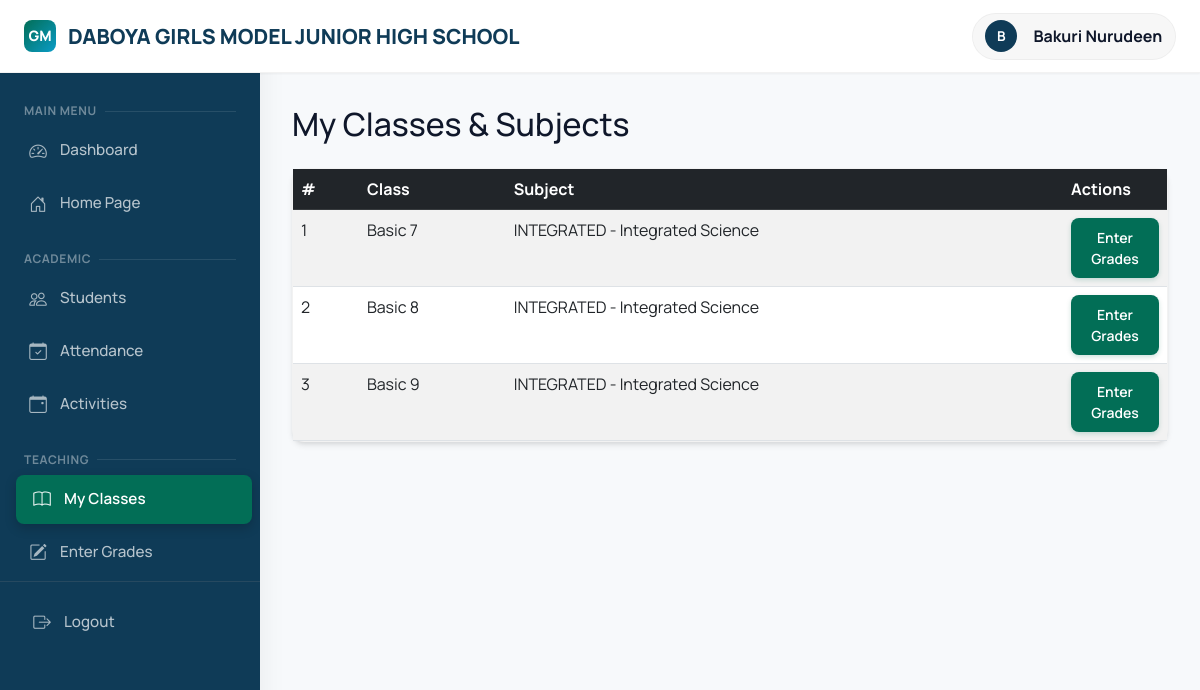
The app's page /teachers/my-classes/ (signed in) with its own data.
### academics/models.py (models this page shows, shortened)
class SchoolInfo(models.Model):
    name = models.CharField(max_length=200, default="Daboya Girls Model JHS")
    address = models.TextField(default="P.O. Box 6, Daboya, North Gonja District")
    phone = models.CharField(max_length=50, default="024-0852910")
    email = models.EmailField(default="info@daboyagirlsmodel.edu.gh")
    motto = models.CharField(max_length=200, default="Success, Our Concern")
    logo = models.ImageField(upload_to='school_logo/', null=True, blank=True)
    class Meta:
        verbose_name_plural = "School Information"

class ClassSubject(models.Model):
    class_name = models.ForeignKey(Class, on_delete=models.CASCADE)
    subject = models.ForeignKey(Subject, on_delete=models.CASCADE)
    teacher = models.ForeignKey('teachers.Teacher', on_delete=models.SET_NULL, null=True)
    class Meta:
        unique_together = ['class_name', 'subject']

class Class(models.Model):
    name = models.CharField(max_length=50)  # e.g., "Grade 10A", "Grade 9B"
    academic_year = models.ForeignKey(AcademicYear, on_delete=models.CASCADE)
    class_teacher = models.ForeignKey('teachers.Teacher', on_delete=models.SET_NULL,
                                     null=True, blank=True, related_name='managed_classes')
    def __str__(self):
        return f"{self.name}"
    class Meta:
        verbose_name_plural = "Classes"
        unique_together = ['name', 'academic_year']

class Subject(models.Model):
    name = models.CharField(max_length=100)
    code = models.CharField(max_length=20, unique=True)
    description = models.TextField(blank=True)
    def __str__(self):
        return f"{self.code} - {self.name}"

### accounts/models.py (models this page shows, shortened)
class User(AbstractUser):
    USER_TYPES = (
        ('admin', 'Admin'),
        ('teacher', 'Teacher'),
        ('student', 'Student'),
        ('parent', 'Parent'),
    )
    user_type = models.CharField(max_length=10, choices=USER_TYPES)
    phone = models.CharField(max_length=15, blank=True)
    address = models.TextField(blank=True)
    profile_picture = models.ImageField(upload_to='profiles/', null=True, blank=True)

### teachers/views.py (the view)
# urls.py: path('my-classes/', views.teacher_classes, name='my_classes'),
@login_required
def teacher_classes(request):
    if request.user.user_type != 'teacher':
        messages.error(request, 'Access denied')
        return redirect('dashboard')
    teacher = Teacher.objects.get(user=request.user)
    class_subjects = ClassSubject.objects.filter(teacher=teacher).select_related(
        'class_name', 'subject'
    )
    return render(request, 'teachers/my_classes.html', {'class_subjects': class_subjects})

### academics/context_processors.py (called while the page is built)
def school_info(request):
    try:
        info = SchoolInfo.objects.first()
    except:
        info = None
    if not info:
        return {
            'school_name': "Daboya Girls Model JHS",
            'school_address': "P.O. Box 6, Daboya, North Gonja District",
            'school_motto': "Success, Our Concern",
        }
    return {
        'school_name': info.name,
        'school_address': info.address,
        'school_phone': info.phone,
        'school_email': info.email,
        'school_motto': info.motto,
        'school_logo': info.logo,
        'school_object': info
    }

### templates/teachers/my_classes.html
{% extends 'base.html' %}
{% block content %}
<h2 class="mb-4">My Classes & Subjects</h2>
{% if class_subjects %}
<div class="card">
  <div class="card-body p-0">
    <div class="table-responsive">
      <table class="table table-striped mb-0">
        <thead class="table-dark">
          <tr>
            <th scope="col">#</th>
            <th scope="col">Class</th>
            <th scope="col">Subject</th>
            <th scope="col" style="width: 1%; white-space: nowrap;">Actions</th>
          </tr>
        </thead>
        <tbody>
          {% for cs in class_subjects %}
          <tr>
            <td>{{ forloop.counter }}</td>
            <td>{{ cs.class_name }}</td>
            <td>{{ cs.subject }}</td>
            <td>
              <a class="btn btn-sm btn-primary" href="{% url 'teachers:enter_grades' %}?class_id={{ cs.class_name.id }}&subject_id={{ cs.subject.id }}">
                Enter Grades
              </a>
            </td>
          </tr>
          {% endfor %}
        </tbody>
      </table>
    </div>
  </div>
</div>
{% else %}
<div class="alert alert-info">No class assignments found.</div>
{% endif %}
{% endblock %}

### templates/base.html (shortened to what this page needs)
{% load static %}
<!DOCTYPE html>
<html lang="en">
<head>
    <link href="https://cdn.jsdelivr.net/npm/bootstrap@5.3.0/dist/css/bootstrap.min.css" rel="stylesheet">
    <link rel="stylesheet" href="https://cdn.jsdelivr.net/npm/bootstrap-icons@1.11.0/font/bootstrap-icons.css">
    <link rel="stylesheet" href="{% static 'css/loader.css' %}">
</head>
<body>
    {% if user.is_authenticated %}
    <div class="main-container">
        <header class="header">
            <div class="container-fluid px-4">
                <div class="d-flex justify-content-between align-items-center">
                    <div class="navbar-brand">
                        <div class="header-brand-icon">
                            {% if school_logo %}
                                <img src="{{ school_logo.url }}" alt="Logo" style="width: 100%; height: 100%; object-fit: cover; border-radius: 8px;">
                            {% else %}
                                GM
                            {% endif %}
                        </div>
                        <span>{{ school_name|default:"Girls Model JHS" }}</span>
                    </div>
                    <div>
                        <a href="{% url 'dashboard' %}" class="user-info">
                            <div class="user-avatar">
                                {{ user.get_full_name|first|upper }}
                            </div>
                            <div class="d-none d-md-block fs-6 fw-bold ps-1">
                                {{ user.get_full_name }}
                            </div>
                        </a>
                    </div>
                </div>
            </div>
        </header>
        <nav class="sidebar" id="sidebar">
            <h4 class="mb-2">Main Menu</h4>
            <div class="nav-item">
                <a href="{% url 'dashboard' %}" class="nav-link {% if request.resolver_match.url_name == 'dashboard' %}active{% endif %}">
                    <i class="bi bi-speedometer2"></i>
                    <span>Dashboard</span>
                </a>
            </div>
            <div class="nav-item">
                <a href="{% url 'home' %}" class="nav-link {% if request.resolver_match.url_name == 'home' %}active{% endif %}">
                    <i class="bi bi-house-door"></i>
                    <span>Home Page</span>
                </a>
            </div>
            {% if user.user_type == 'admin' or user.user_type == 'teacher' %}
            <h4 class="mb-2 mt-4">Academic</h4>
            <div class="nav-item">
                <a href="{% url 'students:student_list' %}" class="nav-link {% if request.resolver_match.url_name == 'student_list' %}active{% endif %}">
                    <i class="bi bi-people"></i>
                    <span>Students</span>
                </a>
            </div>
            <div class="nav-item">
                <a href="{% url 'students:mark_attendance' %}" class="nav-link {% if request.resolver_match.url_name == 'mark_attendance' %}active{% endif %}">
                    <i class="bi bi-calendar-check"></i>
                    <span>Attendance</span>
                </a>
            </div>
            <div class="nav-item">
                <a href="{% url 'academics:manage_activities' %}" class="nav-link {% if request.resolver_match.url_name == 'manage_activities' %}active{% endif %}">
                    <i class="bi bi-calendar-event"></i>
                    <span>Activities</span>
                </a>
            </div>
            {% endif %}
            {% if user.user_type == 'teacher' %}
            <h4 class="mb-2 mt-4">Teaching</h4>
            <div class="nav-item">
                <a href="{% url 'teachers:my_classes' %}" class="nav-link {% if request.resolver_match.url_name == 'my_classes' %}active{% endif %}">
                    <i class="bi bi-book"></i>
                    <span>My Classes</span>
                </a>
            </div>
            <div class="nav-item">
                <a href="{% url 'teachers:enter_grades' %}" class="nav-link {% if request.resolver_match.url_name == 'enter_grades' %}active{% endif %}">
                    <i class="bi bi-pencil-square"></i>
                    <span>Enter Grades</span>
                </a>
            </div>
            {% endif %}
            <div class="mt-auto p-3 border-top border-secondary border-opacity-25">
                <a href="{% url 'logout' %}" class="nav-link text-danger-emphasis">
                    <i class="bi bi-box-arrow-right"></i>
                    <span>Logout</span>
                </a>
            </div>
        </nav>
        <main class="main-content" id="mainContent">
            {% block content %}
            {% endblock %}
        </main>
    </div>
    <div class="position-fixed top-0 end-0 p-3" style="z-index: 1200; width: 320px;" id="toastContainer"></div>
    {% else %}
    {% block login_content %}
    {% endblock %}
    {% endif %}
</body>
</html>

### templates/base.html (style rules this page uses)
:root { --primary-dark: #0f3b57; --primary-teal: #026e56; --primary-light: #e6fcf5; --accent-blue: #0b9cc7; --secondary-color: #0b9cc7; --accent-color: #026e56; --text-main: #0f172a; --text-muted: #64748b; --surface-light: #f7f9fb; --surface-white: #ffffff; --sidebar-width: 260px; --sidebar-collapsed-width: 70px; --card-shadow: 0 4px 6px -1px rgba(0, 0, 0, 0.1), 0 2px 4px -1px rgba(0, 0, 0, 0.06); --gradient-strong: linear-gradient(135deg, var(--primary-dark) 0%, var(--primary-teal) 100%); }
* { box-sizing: border-box; }
body { font-family: 'Manrope', 'Segoe UI', Tahoma, Geneva, Verdana, sans-serif; background: var(--surface-light); color: var(--text-main); min-height: 100vh; margin: 0; }
.main-container { min-height: 100vh; display: flex; flex-direction: column; }
.header { background: #fff; color: var(--text-main); padding: 0.8rem 0; box-shadow: 0 1px 2px rgba(0,0,0,0.05); position: sticky; top: 0; z-index: 1000; border-bottom: 1px solid rgba(0,0,0,0.05); }
.header .navbar-brand { font-weight: 800; font-size: 1.3rem; color: var(--primary-dark) !important; display: flex; align-items: center; gap: 0.75rem; }
.header-brand-icon { width: 32px; height: 32px; background: linear-gradient(135deg, var(--primary-teal), var(--accent-blue)); color: #fff; border-radius: 8px; display: flex; align-items: center; justify-content: center; font-size: 0.9rem; }
.user-info { display: flex; align-items: center; gap: 0.75rem; padding: 0.4rem 0.8rem; background: rgba(0,0,0,0.03); border-radius: 99px; color: var(--text-main); text-decoration: none; transition: all 0.2s ease; border: 1px solid rgba(0,0,0,0.04); }
.user-avatar { width: 32px; height: 32px; border-radius: 50%; background: var(--primary-dark); color: #fff; display: flex; align-items: center; justify-content: center; font-weight: 700; font-size: 0.85rem; }
.sidebar { width: var(--sidebar-width); background: var(--primary-dark); color: rgba(255,255,255,0.8); min-height: 100vh; position: fixed; left: 0; top: 0; z-index: 999; box-shadow: 4px 0 24px rgba(0,0,0,0.05); transition: all 0.3s cubic-bezier(0.4, 0, 0.2, 1); overflow-y: auto; padding-top: 80px; }
.sidebar h4 { font-size: 0.75rem; text-transform: uppercase; letter-spacing: 0.05em; font-weight: 700; margin: 1.5rem 1.5rem 0.75rem; color: rgba(255,255,255,0.4); display: flex; align-items: center; gap: 8px; }
.sidebar h4::after { content: ''; flex-grow: 1; height: 1px; background: rgba(255,255,255,0.1); }
.nav-item { margin: 4px 12px; }
.nav-link { color: rgba(255,255,255,0.7) !important; padding: 0.7rem 1rem !important; border-radius: 8px !important; display: flex !important; align-items: center !important; gap: 12px !important; text-decoration: none !important; transition: all 0.2s ease !important; font-weight: 500 !important; font-size: 0.95rem; }
.nav-link:hover, .nav-link.active { background: rgba(255,255,255,0.1) !important; color: #fff !important; transform: translateX(4px); }
.nav-link.active { background: var(--primary-teal) !important; box-shadow: 0 4px 12px rgba(0,0,0,0.2); font-weight: 600 !important; }
.nav-link i { font-size: 1.1rem; width: 20px; text-align: center; opacity: 0.9; }
.main-content { margin-left: var(--sidebar-width); min-height: 100vh; padding: 2rem; transition: margin-left 0.3s ease; }
.btn-primary, .btn-gradient { background: var(--primary-teal); border: 1px solid transparent; color: #fff; border-radius: 8px; padding: 0.5rem 1.2rem; font-weight: 600; box-shadow: 0 2px 5px rgba(2, 110, 86, 0.2); transition: all 0.2s; }
.card { border: 1px solid rgba(0,0,0,0.05); border-radius: 12px; box-shadow: var(--card-shadow); background: #fff; }

### records on screen
User: get_full_name|first "B", get_full_name "Bakuri Nurudeen"
ClassSubject: class_name "Basic 7", subject "INTEGRATED - Integrated Science"
ClassSubject: class_name "Basic 8", subject "INTEGRATED - Integrated Science"
ClassSubject: class_name "Basic 9", subject "INTEGRATED - Integrated Science"
